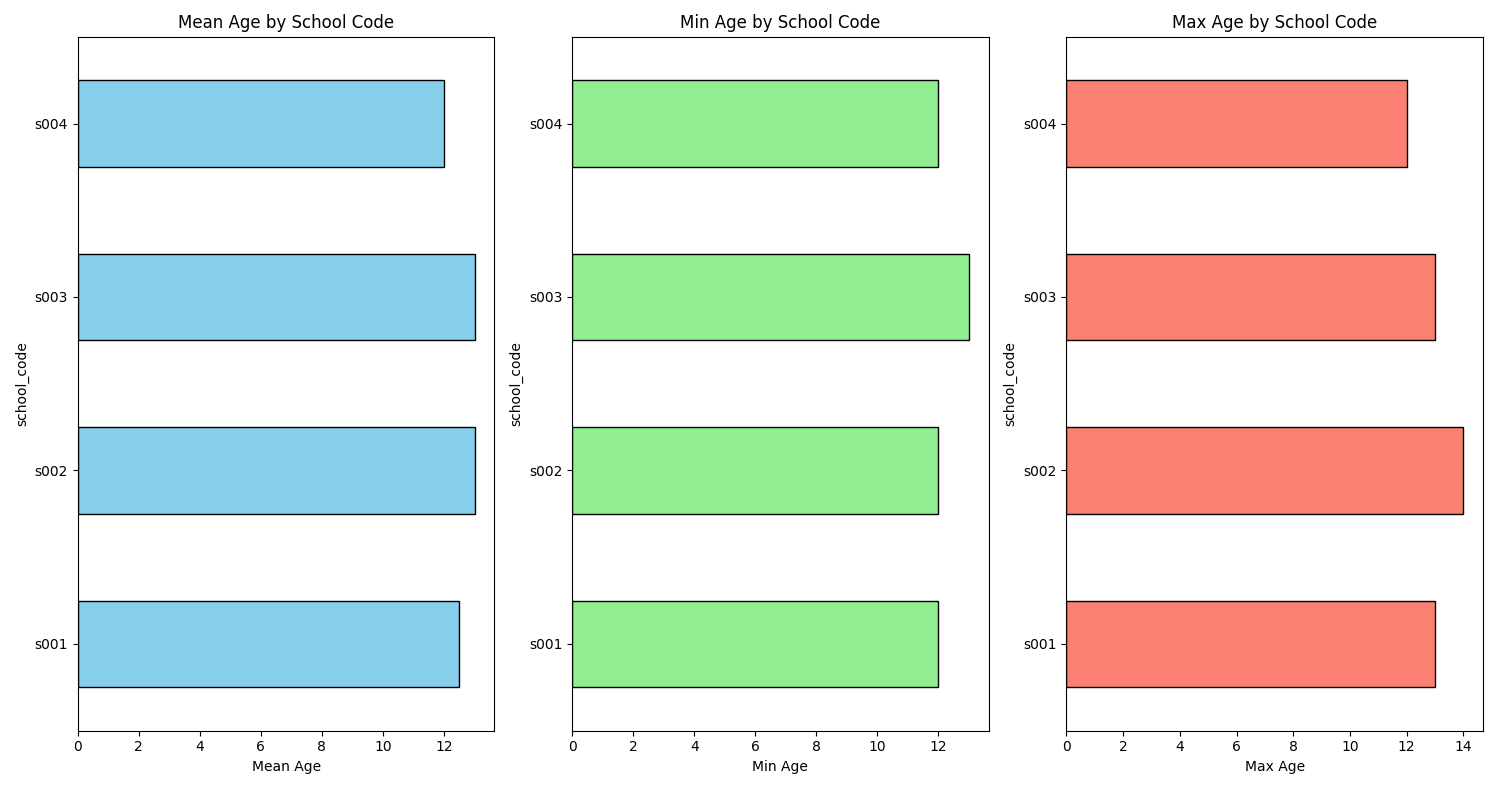

Source code (Python):
import pandas as pd
import matplotlib.pyplot as plt

# Create the DataFrame with student data
student_data = pd.DataFrame({
    'school_code': ['s001', 's002', 's003', 's001', 's002', 's004'],
    'class': ['V', 'V', 'VI', 'VI', 'V', 'VI'],
    'name': ['Alberto Franco', 'Gino Mcneill', 'Ryan Parkes', 'Eesha Hinton', 'Gino Mcneill', 'David Parkes'],
    'age': [12, 12, 13, 13, 14, 12],
    'height': [173, 192, 186, 167, 151, 159],
    'weight': [35, 32, 33, 30, 31, 32],
    'address': ['street1', 'street2', 'street3', 'street1', 'street2', 'street4']
})

# Group by 'school_code' and calculate mean, min, and max of 'age'
age_stats = student_data.groupby('school_code')['age'].agg(['mean', 'min', 'max'])

# Display the calculated statistics
print("Age statistics by school code:\n")
print(age_stats)

# Plot horizontal bar charts for mean, min, and max age for each school
fig, ax = plt.subplots(1, 3, figsize=(15, 8))  # Create a figure with 3 subplots

# Plot mean age
age_stats['mean'].plot(kind='barh', ax=ax[0], color='skyblue', edgecolor='black')
ax[0].set_title('Mean Age by School Code')
ax[0].set_xlabel('Mean Age')

# Plot min age
age_stats['min'].plot(kind='barh', ax=ax[1], color='lightgreen', edgecolor='black')
ax[1].set_title('Min Age by School Code')
ax[1].set_xlabel('Min Age')

# Plot max age
age_stats['max'].plot(kind='barh', ax=ax[2], color='salmon', edgecolor='black')
ax[2].set_title('Max Age by School Code')
ax[2].set_xlabel('Max Age')

# Adjust layout to prevent overlap
plt.tight_layout()

# Display the horizontal bar charts
plt.show()
'''
Output:
Age statistics by school code:

             mean  min  max
school_code
s001         12.5   12   13
s002         13.0   12   14
s003         13.0   13   13
s004         12.0   12   12
'''
